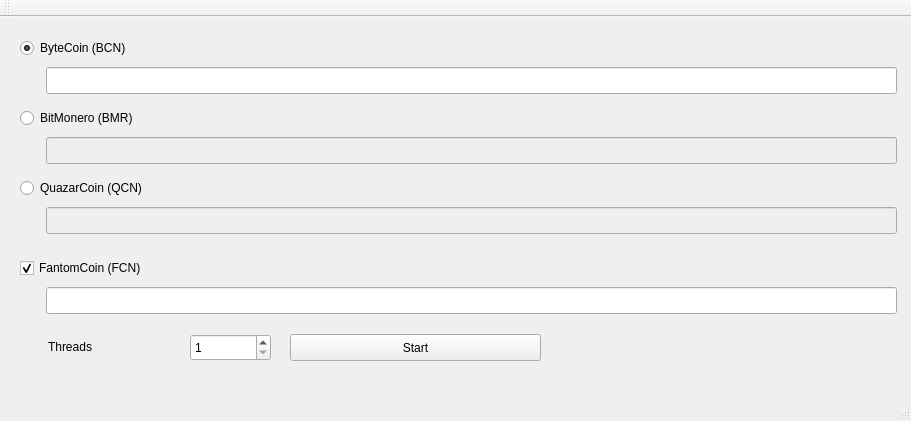
<?xml version="1.0" encoding="UTF-8"?>
<ui version="4.0">
 <class>MainWindow</class>
 <widget class="QMainWindow" name="MainWindow">
  <property name="geometry">
   <rect>
    <x>0</x>
    <y>0</y>
    <width>911</width>
    <height>421</height>
   </rect>
  </property>
  <property name="windowTitle">
   <string>FantomCoin merged miner</string>
  </property>
  <widget class="QWidget" name="centralWidget">
   <widget class="QRadioButton" name="radioButtonBCN">
    <property name="geometry">
     <rect>
      <x>20</x>
      <y>20</y>
      <width>141</width>
      <height>22</height>
     </rect>
    </property>
    <property name="text">
     <string>ByteCoin (BCN)</string>
    </property>
    <property name="checked">
     <bool>true</bool>
    </property>
   </widget>
   <widget class="QRadioButton" name="radioButtonBMR">
    <property name="geometry">
     <rect>
      <x>20</x>
      <y>90</y>
      <width>151</width>
      <height>22</height>
     </rect>
    </property>
    <property name="text">
     <string>BitMonero (BMR)</string>
    </property>
   </widget>
   <widget class="QCheckBox" name="checkBoxFCN">
    <property name="enabled">
     <bool>true</bool>
    </property>
    <property name="geometry">
     <rect>
      <x>20</x>
      <y>240</y>
      <width>161</width>
      <height>22</height>
     </rect>
    </property>
    <property name="text">
     <string>FantomCoin (FCN)</string>
    </property>
    <property name="checkable">
     <bool>true</bool>
    </property>
    <property name="checked">
     <bool>true</bool>
    </property>
   </widget>
   <widget class="QLineEdit" name="lineEditBCN">
    <property name="geometry">
     <rect>
      <x>46</x>
      <y>50</y>
      <width>851</width>
      <height>27</height>
     </rect>
    </property>
   </widget>
   <widget class="QLineEdit" name="lineEditBMR">
    <property name="enabled">
     <bool>false</bool>
    </property>
    <property name="geometry">
     <rect>
      <x>46</x>
      <y>120</y>
      <width>851</width>
      <height>27</height>
     </rect>
    </property>
   </widget>
   <widget class="QLineEdit" name="lineEditFCN">
    <property name="geometry">
     <rect>
      <x>46</x>
      <y>270</y>
      <width>851</width>
      <height>27</height>
     </rect>
    </property>
   </widget>
   <widget class="QPushButton" name="pushButtonStart">
    <property name="geometry">
     <rect>
      <x>290</x>
      <y>317</y>
      <width>251</width>
      <height>27</height>
     </rect>
    </property>
    <property name="text">
     <string>Start</string>
    </property>
   </widget>
   <widget class="QSpinBox" name="spinBoxThreads">
    <property name="geometry">
     <rect>
      <x>190</x>
      <y>317</y>
      <width>81</width>
      <height>27</height>
     </rect>
    </property>
    <property name="minimum">
     <number>1</number>
    </property>
   </widget>
   <widget class="QLabel" name="label">
    <property name="geometry">
     <rect>
      <x>48</x>
      <y>320</y>
      <width>151</width>
      <height>20</height>
     </rect>
    </property>
    <property name="text">
     <string>Threads</string>
    </property>
   </widget>
   <widget class="QLineEdit" name="lineEditQCN">
    <property name="enabled">
     <bool>false</bool>
    </property>
    <property name="geometry">
     <rect>
      <x>46</x>
      <y>190</y>
      <width>851</width>
      <height>27</height>
     </rect>
    </property>
   </widget>
   <widget class="QRadioButton" name="radioButtonQCN">
    <property name="geometry">
     <rect>
      <x>20</x>
      <y>160</y>
      <width>181</width>
      <height>22</height>
     </rect>
    </property>
    <property name="text">
     <string>QuazarCoin (QCN)</string>
    </property>
    <property name="checked">
     <bool>false</bool>
    </property>
   </widget>
  </widget>
  <widget class="QMenuBar" name="menuBar">
   <property name="enabled">
    <bool>false</bool>
   </property>
   <property name="geometry">
    <rect>
     <x>0</x>
     <y>0</y>
     <width>911</width>
     <height>25</height>
    </rect>
   </property>
  </widget>
  <widget class="QToolBar" name="mainToolBar">
   <attribute name="toolBarArea">
    <enum>TopToolBarArea</enum>
   </attribute>
   <attribute name="toolBarBreak">
    <bool>false</bool>
   </attribute>
  </widget>
  <widget class="QStatusBar" name="statusBar"/>
 </widget>
 <layoutdefault spacing="6" margin="11"/>
 <resources/>
 <connections/>
 <designerdata>
  <property name="gridDeltaX">
   <number>10</number>
  </property>
  <property name="gridDeltaY">
   <number>10</number>
  </property>
  <property name="gridSnapX">
   <bool>true</bool>
  </property>
  <property name="gridSnapY">
   <bool>true</bool>
  </property>
  <property name="gridVisible">
   <bool>true</bool>
  </property>
 </designerdata>
</ui>
